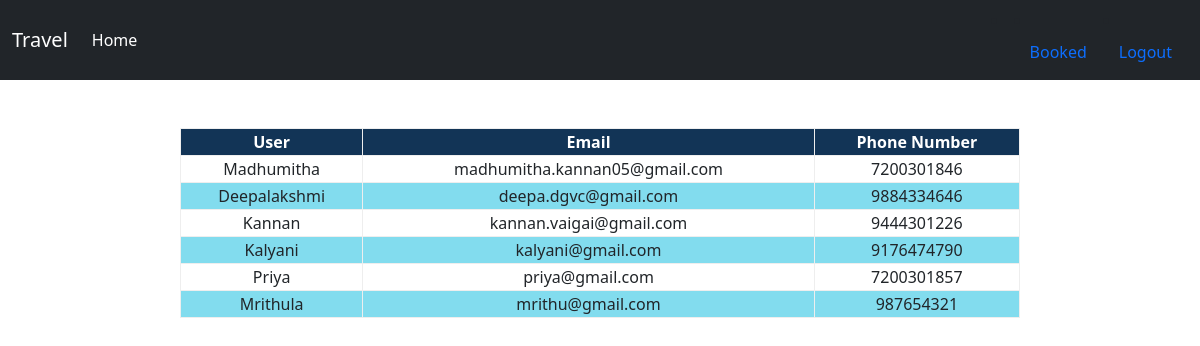
Page /custom.html on the earlier database version.
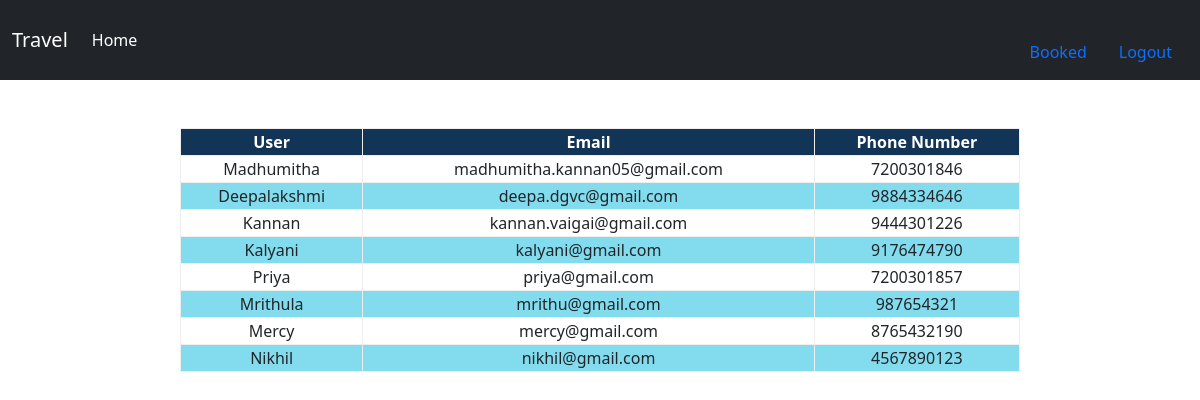
Same page on the later database version.
### authentication/models.py (models this page shows, shortened)
class Customers(models.Model):
    username=models.CharField(max_length=100)
    email=models.EmailField(max_length=100)
    phone=models.BigIntegerField()
    password=models.CharField(max_length=100)

### authentication/views.py (the view)
# urls.py: path('custom.html', views.custom, name="custom"),
def custom(request):
    info=Customers.objects.all()
    data= {
    "cust": info
}
    return render(request, "authentication/custom.html",data)

### templates/authentication/custom.html (shortened to what this page needs)
<!DOCTYPE html>
<html>
    <head>
        <link href="https://cdn.jsdelivr.net/npm/bootstrap@5.0.2/dist/css/bootstrap.min.css" rel="stylesheet">
</head>
<body>
    <nav class="navbar navbar-expand-lg navbar-dark bg-dark">
        <div class="container-fluid">
          <a class="navbar-brand" href="#">Travel</a>
          <div class="collapse navbar-collapse" id="navbarSupportedContent">
            <ul class="navbar-nav me-auto mb-2 mb-lg-0">
              <li class="nav-item">
                <a class="nav-link active" aria-current="page" href="index.html">Home</a>
              </li>
            </ul>
            <div class="d-flex justify-content-between">
              <li class="nav-item">
                <li class="name">
                  <a class="nav-link active" aria-current="page" href="trans.html">Booked</a>
                  </li>
                  <li class="out">
                  <a class="nav-link active" aria-current="page" href="signout">Logout</a>
                  </li>
              </li>
            </div>
          </div>
        </div>
      </nav><br><br>
      <table>
        <tr>
            <th>User</th>
            <th>Email</th>
            <th>Phone Number</th>
        </tr>
        {% for item in cust %}
        <tr>
            <td>{{ item.username }}</td>
            <td>{{ item.email }}</td>
            <td>{{ item.phone }}</td>
        </tr>
        {% endfor %}
      </table>
    </body>
</html>

Differences in the rows shown:
added Customers: username "Mercy", email "mercy@gmail.com", phone "8765432190"
added Customers: username "Nikhil", email "nikhil@gmail.com", phone "4567890123"
